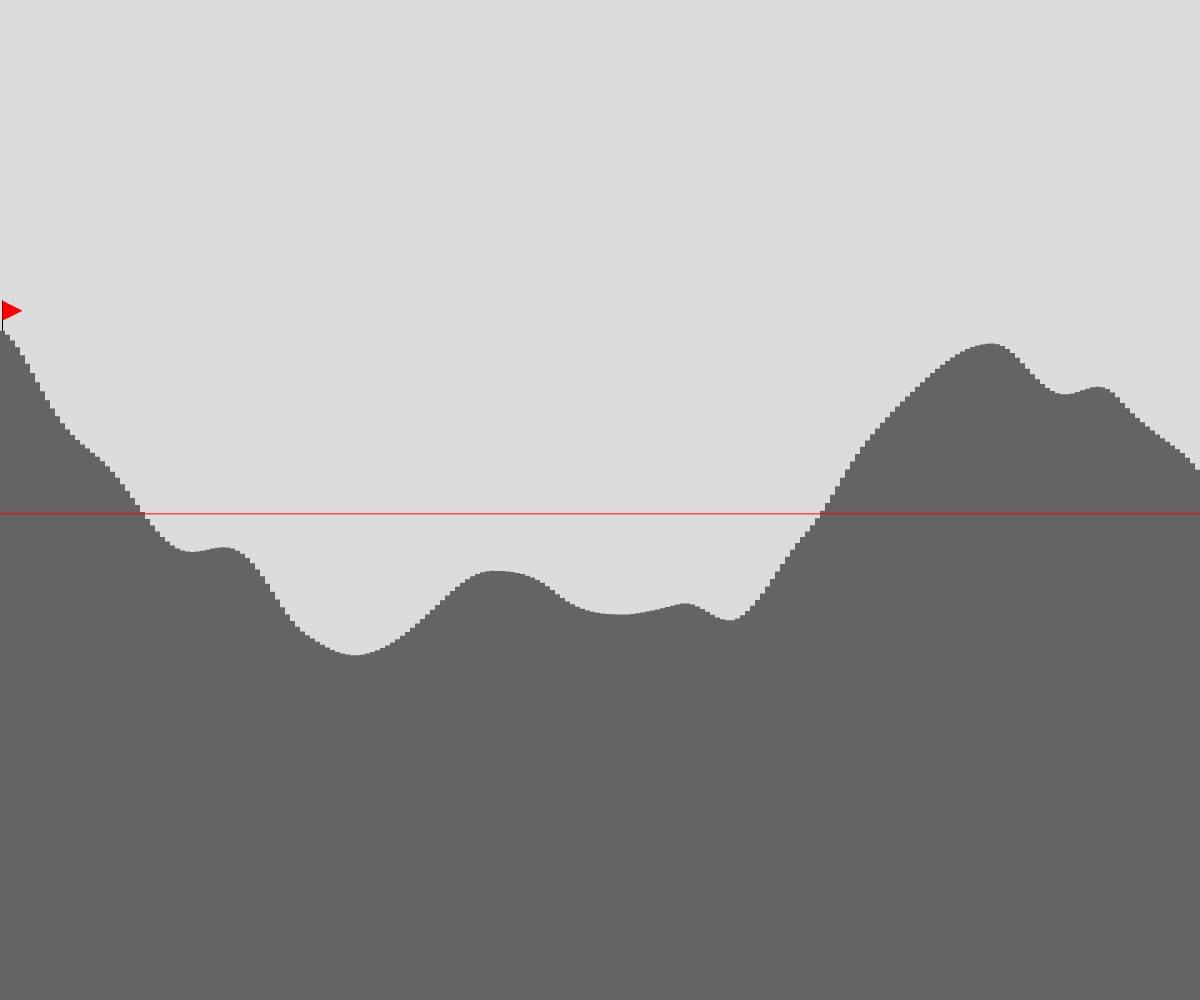
Frame 1 (no input)
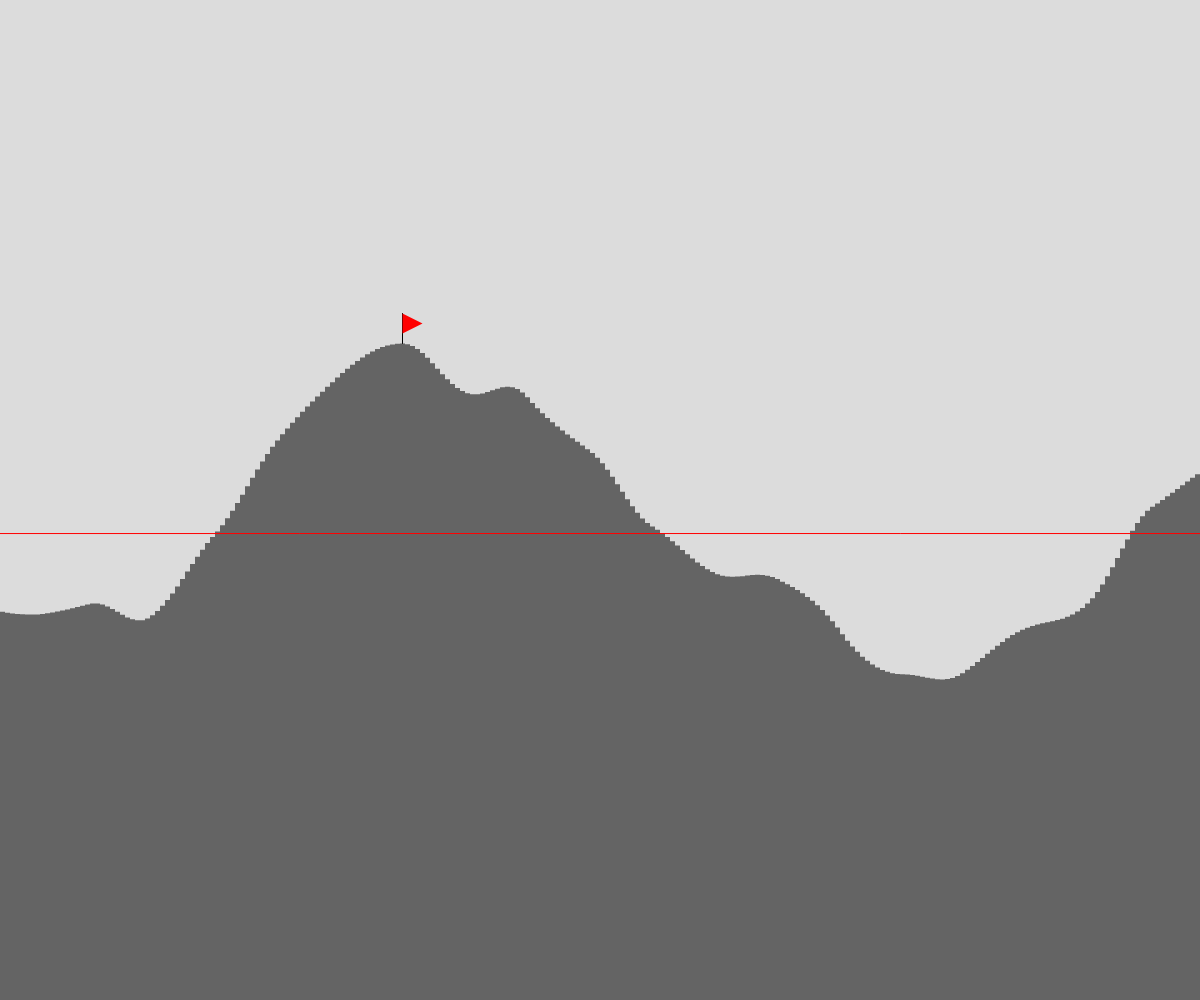
Frame 60 (no input)
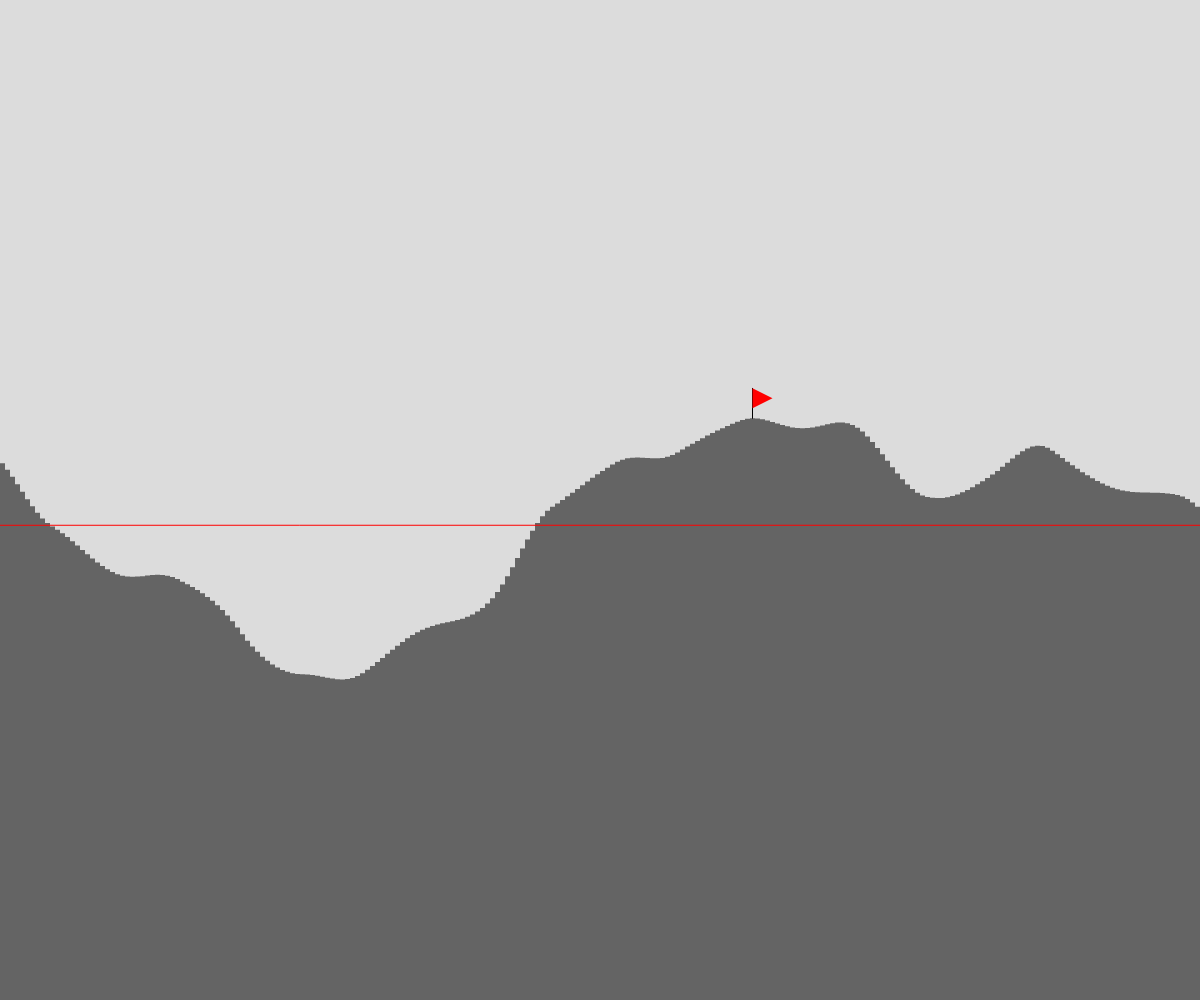
Frame 120 (the mouse pressed at the canvas centre since frame 60)

The p5.js sketch that drew these frames (run headless with seeded random() and noise() and a simulated clock; from frame 60 on, the mouse is pressed at the canvas centre):

// p5.js sketch
// ── sketch.js
// Perlin Noise Project
// Eric Jiang
// 10/2/2025


let rectWidth = 5; // width of rect
let noiseStart = 0; // starting noise
let noiseStep = 0.002  ; // smoothness

function setup() {
  createCanvas(windowWidth, windowHeight);
  generateTerrain();
}

function draw() {
  background(220);
  let highest = 0; // tallest
  let highestX = 0; // x position of tallest
  let total = 0; // average
  let count = 0;

  for (let x = 0; x < width; x += rectWidth){ // draw terrain
    let n = noise((x * noiseStep) + noiseStart);
    let h = map(n, 0, 1, 50, height - 20);
    fill(100);
    rect(x, height - h, rectWidth, h);

    if (h > highest){
      highest = h;
      highestX = x;
    }
    total += h;
    count++;
  }
  drawFlag(highestX + rectWidth/2, height - highest); // draw flag on tallest

  let avgHeight = total/count; // avg height line
  stroke(255, 0, 0);
  line(0, height - avgHeight, width, height - avgHeight);
  noStroke();

  noiseStart = noiseStart+0.02;
}

function drawFlag(x, y) { // draw flag
  stroke(0);
  line(x, y, x, y - 30);
  fill(255, 0, 0);
  noStroke();
  triangle(x, y - 30, x + 20, y - 20, x, y - 10);
}

function generateTerrain(){ // draw terrain
  draw();
}

function keyPressed(){
  if (keyCode === LEFT_ARROW){
    rectWidth = max(1, rectWidth - 1);
    generateTerrain();
  } else if(keyCode === RIGHT_ARROW)  {
      rectWidth += 1;
      generateTerrain();
  }
}
